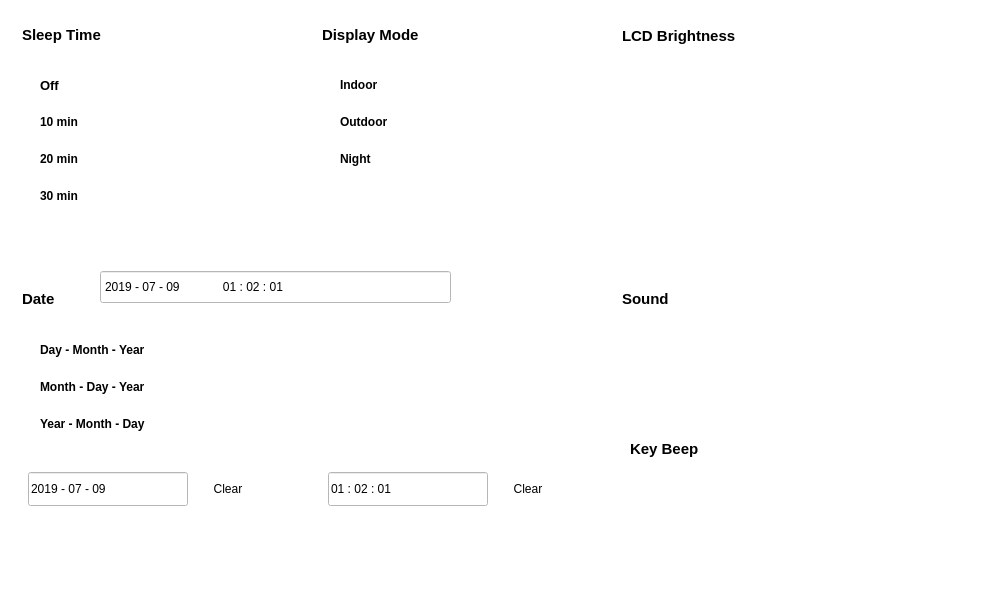
<?xml version="1.0" encoding="UTF-8"?>
<ui version="4.0">
 <class>dsdtset</class>
 <widget class="QWidget" name="dsdtset">
  <property name="geometry">
   <rect>
    <x>0</x>
    <y>0</y>
    <width>996</width>
    <height>598</height>
   </rect>
  </property>
  <property name="windowTitle">
   <string>Form</string>
  </property>
  <property name="styleSheet">
   <string notr="true">background-color: rgba(255, 255, 255,1);</string>
  </property>
  <property name="pltdismode" stdset="0">
   <string>indoor</string>
  </property>
  <widget class="QWidget" name="widget_2" native="true">
   <property name="geometry">
    <rect>
     <x>0</x>
     <y>0</y>
     <width>996</width>
     <height>598</height>
    </rect>
   </property>
   <property name="styleSheet">
    <string notr="true">QLabel{font: 11pt &quot;Arial&quot;;font-weight:Bold;}
QPushButton{border: none;}

#horizontalSlider_2::groove:horizontal {
border: flat;
background: transparent;
height: 40px;
}
#horizontalSlider_2{
   border: flat;
background-color: transparent;
}
#horizontalSlider_2::handle:horizontal {
border: flat;
width: 14px;
height:35px;
margin-top: 2px;
}
#dsdtset[pltdismode=&quot;night&quot;] #widget_2
{	
background-color: rgb(0, 0, 0);
}
#dsdtset[pltdismode=&quot;indoor&quot;] #widget_2
{	
background-color:white;
}</string>
   </property>
   <widget class="Line" name="line_4">
    <property name="geometry">
     <rect>
      <x>22</x>
      <y>47</y>
      <width>250</width>
      <height>2</height>
     </rect>
    </property>
    <property name="styleSheet">
     <string notr="true">#dsdtset[pltdismode=&quot;indoor&quot;] #line_4
 {
background-color:rgba(6,62,97,1);	
}
#dsdtset[pltdismode=&quot;night&quot;] #line_4
 {
background-color:rgba(7,97,116,1);
}</string>
    </property>
    <property name="lineWidth">
     <number>0</number>
    </property>
    <property name="orientation">
     <enum>Qt::Horizontal</enum>
    </property>
   </widget>
   <widget class="QLabel" name="label_4">
    <property name="geometry">
     <rect>
      <x>22</x>
      <y>26</y>
      <width>153</width>
      <height>17</height>
     </rect>
    </property>
    <property name="font">
     <font>
      <family>Arial</family>
      <pointsize>11</pointsize>
      <weight>75</weight>
      <italic>false</italic>
      <bold>true</bold>
     </font>
    </property>
    <property name="styleSheet">
     <string notr="true">#dsdtset[pltdismode=&quot;indoor&quot;] QLabel 
 {
color:rgba(6,62,97,1);
	background-color: white;
}
#dsdtset[pltdismode=&quot;night&quot;] QLabel 
 {
color:rgba(7,97,116,1);
	background-color: black;
}</string>
    </property>
    <property name="text">
     <string>Sleep Time</string>
    </property>
   </widget>
   <widget class="Line" name="line_5">
    <property name="geometry">
     <rect>
      <x>322</x>
      <y>47</y>
      <width>250</width>
      <height>2</height>
     </rect>
    </property>
    <property name="styleSheet">
     <string notr="true">#dsdtset[pltdismode=&quot;indoor&quot;] #line_5
 {
background-color:rgba(6,62,97,1);	
}
#dsdtset[pltdismode=&quot;night&quot;] #line_5
 {
background-color:rgba(7,97,116,1);
}</string>
    </property>
    <property name="lineWidth">
     <number>0</number>
    </property>
    <property name="orientation">
     <enum>Qt::Horizontal</enum>
    </property>
   </widget>
   <widget class="QLabel" name="label_5">
    <property name="geometry">
     <rect>
      <x>322</x>
      <y>26</y>
      <width>111</width>
      <height>17</height>
     </rect>
    </property>
    <property name="font">
     <font>
      <family>Arial</family>
      <pointsize>11</pointsize>
      <weight>75</weight>
      <italic>false</italic>
      <bold>true</bold>
     </font>
    </property>
    <property name="styleSheet">
     <string notr="true">#dsdtset[pltdismode=&quot;indoor&quot;] QLabel 
 {
color:rgba(6,62,97,1);
	background-color: white;
}
#dsdtset[pltdismode=&quot;night&quot;] QLabel 
 {
color:rgba(7,97,116,1);
	background-color: black;
}</string>
    </property>
    <property name="text">
     <string>Display Mode</string>
    </property>
   </widget>
   <widget class="Line" name="line_6">
    <property name="geometry">
     <rect>
      <x>622</x>
      <y>47</y>
      <width>250</width>
      <height>2</height>
     </rect>
    </property>
    <property name="styleSheet">
     <string notr="true">#dsdtset[pltdismode=&quot;indoor&quot;] #line_6
 {
background-color:rgba(6,62,97,1);	
}
#dsdtset[pltdismode=&quot;night&quot;] #line_6
 {
background-color:rgba(7,97,116,1);
}</string>
    </property>
    <property name="lineWidth">
     <number>0</number>
    </property>
    <property name="orientation">
     <enum>Qt::Horizontal</enum>
    </property>
   </widget>
   <widget class="QLabel" name="label_6">
    <property name="geometry">
     <rect>
      <x>622</x>
      <y>27</y>
      <width>161</width>
      <height>17</height>
     </rect>
    </property>
    <property name="font">
     <font>
      <family>Arial</family>
      <pointsize>11</pointsize>
      <weight>75</weight>
      <italic>false</italic>
      <bold>true</bold>
     </font>
    </property>
    <property name="styleSheet">
     <string notr="true">#dsdtset[pltdismode=&quot;indoor&quot;] QLabel 
 {
color:rgba(6,62,97,1);
	background-color: white;
}
#dsdtset[pltdismode=&quot;night&quot;] QLabel 
 {
color:rgba(7,97,116,1);
	background-color: black;
}</string>
    </property>
    <property name="text">
     <string>LCD Brightness</string>
    </property>
   </widget>
   <widget class="Line" name="line_7">
    <property name="geometry">
     <rect>
      <x>22</x>
      <y>311</y>
      <width>250</width>
      <height>2</height>
     </rect>
    </property>
    <property name="styleSheet">
     <string notr="true">#dsdtset[pltdismode=&quot;indoor&quot;] #line_7
 {
background-color:rgba(6,62,97,1);	
}
#dsdtset[pltdismode=&quot;night&quot;] #line_7
 {
background-color:rgba(7,97,116,1);
}</string>
    </property>
    <property name="lineWidth">
     <number>0</number>
    </property>
    <property name="orientation">
     <enum>Qt::Horizontal</enum>
    </property>
   </widget>
   <widget class="QLabel" name="label_7">
    <property name="geometry">
     <rect>
      <x>22</x>
      <y>290</y>
      <width>61</width>
      <height>17</height>
     </rect>
    </property>
    <property name="font">
     <font>
      <family>Arial</family>
      <pointsize>11</pointsize>
      <weight>75</weight>
      <italic>false</italic>
      <bold>true</bold>
     </font>
    </property>
    <property name="styleSheet">
     <string notr="true">#dsdtset[pltdismode=&quot;indoor&quot;] QLabel 
 {
color:rgba(6,62,97,1);
	background-color: white;
}
#dsdtset[pltdismode=&quot;night&quot;] QLabel 
 {
color:rgba(7,97,116,1);
	background-color: black;
}</string>
    </property>
    <property name="text">
     <string>Date</string>
    </property>
   </widget>
   <widget class="QPushButton" name="pushButton_7">
    <property name="geometry">
     <rect>
      <x>30</x>
      <y>68</y>
      <width>160</width>
      <height>34</height>
     </rect>
    </property>
    <property name="font">
     <font>
      <family>Arial</family>
      <pointsize>10</pointsize>
      <weight>75</weight>
      <italic>false</italic>
      <bold>true</bold>
     </font>
    </property>
    <property name="layoutDirection">
     <enum>Qt::LeftToRight</enum>
    </property>
    <property name="styleSheet">
     <string notr="true">#dsdtset[pltdismode=&quot;indoor&quot;] QPushButton
{
color: rgb(105, 105, 105);
background-color: rgb(211, 211, 211);
}
#dsdtset[pltdismode=&quot;night&quot;] QPushButton
{
color: rgb(250,218,166);
background-color: rgb(24,23,20);
}
#dsdtset[pltdismode=&quot;indoor&quot;] QPushButton:checked
{
background-color: rgb(255, 181, 0);
color: rgb(57, 57, 57);
}
#dsdtset[pltdismode=&quot;night&quot;] QPushButton:checked
{
background-color: rgb(255, 156, 0);
color: rgb(0, 0, 0);
}
QPushButton{
padding-left:10px;text-align:left;
font: 10pt &quot;Arial&quot;;
font-weight:Bold;
}</string>
    </property>
    <property name="text">
     <string>Off</string>
    </property>
    <property name="checkable">
     <bool>true</bool>
    </property>
    <property name="checked">
     <bool>true</bool>
    </property>
    <attribute name="buttonGroup">
     <string notr="true">buttonGroup_2</string>
    </attribute>
   </widget>
   <widget class="QPushButton" name="pushButton_8">
    <property name="geometry">
     <rect>
      <x>30</x>
      <y>105</y>
      <width>160</width>
      <height>34</height>
     </rect>
    </property>
    <property name="styleSheet">
     <string notr="true">#dsdtset[pltdismode=&quot;indoor&quot;] QPushButton
{
color: rgb(105, 105, 105);
background-color: rgb(211, 211, 211);
}
#dsdtset[pltdismode=&quot;night&quot;] QPushButton
{
color: rgb(250,218,166);
background-color: rgb(24,23,20);
}
#dsdtset[pltdismode=&quot;indoor&quot;] QPushButton:checked
{
background-color: rgb(255, 181, 0);
color: rgb(57, 57, 57);
}
#dsdtset[pltdismode=&quot;night&quot;] QPushButton:checked
{
background-color: rgb(255, 156, 0);
color: rgb(0, 0, 0);
}
QPushButton{
padding-left:10px;text-align:left;
font: 10pt &quot;Arial&quot;;
font-weight:Bold;
}</string>
    </property>
    <property name="text">
     <string>10 min</string>
    </property>
    <property name="checkable">
     <bool>true</bool>
    </property>
    <attribute name="buttonGroup">
     <string notr="true">buttonGroup_2</string>
    </attribute>
   </widget>
   <widget class="QPushButton" name="pushButton_9">
    <property name="geometry">
     <rect>
      <x>30</x>
      <y>142</y>
      <width>160</width>
      <height>34</height>
     </rect>
    </property>
    <property name="styleSheet">
     <string notr="true">#dsdtset[pltdismode=&quot;indoor&quot;] QPushButton
{
color: rgb(105, 105, 105);
background-color: rgb(211, 211, 211);
}
#dsdtset[pltdismode=&quot;night&quot;] QPushButton
{
color: rgb(250,218,166);
background-color: rgb(24,23,20);
}
#dsdtset[pltdismode=&quot;indoor&quot;] QPushButton:checked
{
background-color: rgb(255, 181, 0);
color: rgb(57, 57, 57);
}
#dsdtset[pltdismode=&quot;night&quot;] QPushButton:checked
{
background-color: rgb(255, 156, 0);
color: rgb(0, 0, 0);
}
QPushButton{
padding-left:10px;text-align:left;
font: 10pt &quot;Arial&quot;;
font-weight:Bold;
}</string>
    </property>
    <property name="text">
     <string>20 min</string>
    </property>
    <property name="checkable">
     <bool>true</bool>
    </property>
    <attribute name="buttonGroup">
     <string notr="true">buttonGroup_2</string>
    </attribute>
   </widget>
   <widget class="QPushButton" name="pushButton_10">
    <property name="geometry">
     <rect>
      <x>30</x>
      <y>179</y>
      <width>160</width>
      <height>34</height>
     </rect>
    </property>
    <property name="styleSheet">
     <string notr="true">#dsdtset[pltdismode=&quot;indoor&quot;] QPushButton
{
color: rgb(105, 105, 105);
background-color: rgb(211, 211, 211);
}
#dsdtset[pltdismode=&quot;night&quot;] QPushButton
{
color: rgb(250,218,166);
background-color: rgb(24,23,20);
}
#dsdtset[pltdismode=&quot;indoor&quot;] QPushButton:checked
{
background-color: rgb(255, 181, 0);
color: rgb(57, 57, 57);
}
#dsdtset[pltdismode=&quot;night&quot;] QPushButton:checked
{
background-color: rgb(255, 156, 0);
color: rgb(0, 0, 0);
}
QPushButton{
padding-left:10px;text-align:left;
font: 10pt &quot;Arial&quot;;
font-weight:Bold;
}</string>
    </property>
    <property name="text">
     <string>30 min</string>
    </property>
    <property name="checkable">
     <bool>true</bool>
    </property>
    <attribute name="buttonGroup">
     <string notr="true">buttonGroup_2</string>
    </attribute>
   </widget>
   <widget class="QPushButton" name="pushButton_12">
    <property name="geometry">
     <rect>
      <x>330</x>
      <y>68</y>
      <width>160</width>
      <height>34</height>
     </rect>
    </property>
    <property name="styleSheet">
     <string notr="true">#dsdtset[pltdismode=&quot;indoor&quot;] QPushButton
{
color: rgb(105, 105, 105);
background-color: rgb(211, 211, 211);
}
#dsdtset[pltdismode=&quot;night&quot;] QPushButton
{
color: rgb(250,218,166);
background-color: rgb(24,23,20);
}
#dsdtset[pltdismode=&quot;indoor&quot;] QPushButton:checked
{
background-color: rgb(255, 181, 0);
color: rgb(57, 57, 57);
}
#dsdtset[pltdismode=&quot;night&quot;] QPushButton:checked
{
background-color: rgb(255, 156, 0);
color: rgb(0, 0, 0);
}
QPushButton{
padding-left:10px;text-align:left;
font: 10pt &quot;Arial&quot;;
font-weight:Bold;
}</string>
    </property>
    <property name="text">
     <string>Indoor</string>
    </property>
    <property name="checkable">
     <bool>true</bool>
    </property>
    <property name="checked">
     <bool>true</bool>
    </property>
    <attribute name="buttonGroup">
     <string notr="true">buttonGroup_3</string>
    </attribute>
   </widget>
   <widget class="QPushButton" name="pushButton_13">
    <property name="geometry">
     <rect>
      <x>330</x>
      <y>105</y>
      <width>160</width>
      <height>34</height>
     </rect>
    </property>
    <property name="styleSheet">
     <string notr="true">#dsdtset[pltdismode=&quot;indoor&quot;] QPushButton
{
color: rgb(105, 105, 105);
background-color: rgb(211, 211, 211);
}
#dsdtset[pltdismode=&quot;night&quot;] QPushButton
{
color: rgb(250,218,166);
background-color: rgb(24,23,20);
}
#dsdtset[pltdismode=&quot;indoor&quot;] QPushButton:checked
{
background-color: rgb(255, 181, 0);
color: rgb(57, 57, 57);
}
#dsdtset[pltdismode=&quot;night&quot;] QPushButton:checked
{
background-color: rgb(255, 156, 0);
color: rgb(0, 0, 0);
}
QPushButton{
padding-left:10px;text-align:left;
font: 10pt &quot;Arial&quot;;
font-weight:Bold;
}</string>
    </property>
    <property name="text">
     <string>Outdoor</string>
    </property>
    <property name="checkable">
     <bool>true</bool>
    </property>
    <attribute name="buttonGroup">
     <string notr="true">buttonGroup_3</string>
    </attribute>
   </widget>
   <widget class="QPushButton" name="pushButton_14">
    <property name="geometry">
     <rect>
      <x>330</x>
      <y>142</y>
      <width>160</width>
      <height>34</height>
     </rect>
    </property>
    <property name="styleSheet">
     <string notr="true">#dsdtset[pltdismode=&quot;indoor&quot;] QPushButton
{
color: rgb(105, 105, 105);
background-color: rgb(211, 211, 211);
}
#dsdtset[pltdismode=&quot;night&quot;] QPushButton
{
color: rgb(250,218,166);
background-color: rgb(24,23,20);
}
#dsdtset[pltdismode=&quot;indoor&quot;] QPushButton:checked
{
background-color: rgb(255, 181, 0);
color: rgb(57, 57, 57);
}
#dsdtset[pltdismode=&quot;night&quot;] QPushButton:checked
{
background-color: rgb(255, 156, 0);
color: rgb(0, 0, 0);
}
QPushButton{
padding-left:10px;text-align:left;
font: 10pt &quot;Arial&quot;;
font-weight:Bold;
}</string>
    </property>
    <property name="text">
     <string>Night</string>
    </property>
    <property name="checkable">
     <bool>true</bool>
    </property>
    <attribute name="buttonGroup">
     <string notr="true">buttonGroup_3</string>
    </attribute>
   </widget>
   <widget class="QLabel" name="label_9">
    <property name="geometry">
     <rect>
      <x>622</x>
      <y>290</y>
      <width>77</width>
      <height>17</height>
     </rect>
    </property>
    <property name="font">
     <font>
      <family>Arial</family>
      <pointsize>11</pointsize>
      <weight>75</weight>
      <italic>false</italic>
      <bold>true</bold>
     </font>
    </property>
    <property name="styleSheet">
     <string notr="true"> #dsdtset[pltdismode=&quot;indoor&quot;] QLabel 
 {
color:rgba(6,62,97,1);
	background-color: white;
}
#dsdtset[pltdismode=&quot;night&quot;] QLabel 
 {
color:rgba(7,97,116,1);
	background-color: black;
}</string>
    </property>
    <property name="text">
     <string>Sound</string>
    </property>
   </widget>
   <widget class="Line" name="line_9">
    <property name="geometry">
     <rect>
      <x>622</x>
      <y>311</y>
      <width>250</width>
      <height>2</height>
     </rect>
    </property>
    <property name="styleSheet">
     <string notr="true">#dsdtset[pltdismode=&quot;indoor&quot;] #line_9
 {
background-color:rgba(6,62,97,1);	
}
#dsdtset[pltdismode=&quot;night&quot;] #line_9
 {
background-color:rgba(7,97,116,1);
}</string>
    </property>
    <property name="lineWidth">
     <number>0</number>
    </property>
    <property name="orientation">
     <enum>Qt::Horizontal</enum>
    </property>
   </widget>
   <widget class="QPushButton" name="soundswithbtn">
    <property name="geometry">
     <rect>
      <x>630</x>
      <y>346</y>
      <width>46</width>
      <height>46</height>
     </rect>
    </property>
    <property name="layoutDirection">
     <enum>Qt::LeftToRight</enum>
    </property>
    <property name="styleSheet">
     <string notr="true">QPushButton
{
	border-image: url(:/bit/image/icn_sound.png);
}</string>
    </property>
    <property name="text">
     <string/>
    </property>
   </widget>
   <widget class="QSlider" name="horizontalSlider">
    <property name="geometry">
     <rect>
      <x>630</x>
      <y>69</y>
      <width>250</width>
      <height>40</height>
     </rect>
    </property>
    <property name="styleSheet">
     <string notr="true">#dsdtset[pltdismode=&quot;indoor&quot;] QSlider
{border-image: url(:/bit/image/brightness_bar.png);}
#dsdtset[pltdismode=&quot;night&quot;] QSlider
{border-image: url(:/bit/image/brightness_night_bar.png);}

QSlider::groove:horizontal {
/*border: 1px solid #bbb;*/
background: transparent;
height: 40px;
border-radius: 4px;
}
#dsdtset[pltdismode=&quot;indoor&quot;] QSlider::handle:horizontal {
border: flat;
width: 7px;
height:35px;
margin-top: 2px;
background-image: url(:/bit/image/handler_nor.png);
}
#dsdtset[pltdismode=&quot;indoor&quot;] QSlider::handle:horizontal:pressed{
background-image: url(:/bit/image/handler_click.png);
}

#dsdtset[pltdismode=&quot;night&quot;] QSlider::handle:horizontal {
border: flat;
width: 7px;
height:35px;
margin-top: 2px;
background-image: url(:/bit/image/hand_night_nor.png);
}
#dsdtset[pltdismode=&quot;night&quot;] QSlider::handle:horizontal:pressed{
background-image: url(:/bit/image/hand_night_click.png);
}</string>
    </property>
    <property name="minimum">
     <number>1</number>
    </property>
    <property name="maximum">
     <number>5</number>
    </property>
    <property name="pageStep">
     <number>1</number>
    </property>
    <property name="value">
     <number>2</number>
    </property>
    <property name="orientation">
     <enum>Qt::Horizontal</enum>
    </property>
    <property name="tickPosition">
     <enum>QSlider::NoTicks</enum>
    </property>
    <property name="tickInterval">
     <number>0</number>
    </property>
   </widget>
   <widget class="QPushButton" name="date1btn">
    <property name="geometry">
     <rect>
      <x>30</x>
      <y>333</y>
      <width>160</width>
      <height>34</height>
     </rect>
    </property>
    <property name="styleSheet">
     <string notr="true">#dsdtset[pltdismode=&quot;indoor&quot;] QPushButton
{
color: rgb(105, 105, 105);
background-color: rgb(211, 211, 211);
}
#dsdtset[pltdismode=&quot;night&quot;] QPushButton
{
color: rgb(250,218,166);
background-color: rgb(24,23,20);
}
#dsdtset[pltdismode=&quot;indoor&quot;] QPushButton:checked
{
background-color: rgb(255, 181, 0);
color: rgb(57, 57, 57);
}
#dsdtset[pltdismode=&quot;night&quot;] QPushButton:checked
{
background-color: rgb(255, 156, 0);
color: rgb(0, 0, 0);
}
QPushButton{
padding-left:10px;text-align:left;
font: 10pt &quot;Arial&quot;;
font-weight:Bold;
}</string>
    </property>
    <property name="text">
     <string>Day - Month - Year</string>
    </property>
    <property name="checkable">
     <bool>true</bool>
    </property>
    <attribute name="buttonGroup">
     <string notr="true">buttonGroup</string>
    </attribute>
   </widget>
   <widget class="QPushButton" name="date2btn">
    <property name="geometry">
     <rect>
      <x>30</x>
      <y>370</y>
      <width>160</width>
      <height>34</height>
     </rect>
    </property>
    <property name="styleSheet">
     <string notr="true">#dsdtset[pltdismode=&quot;indoor&quot;] QPushButton
{
color: rgb(105, 105, 105);
background-color: rgb(211, 211, 211);
}
#dsdtset[pltdismode=&quot;night&quot;] QPushButton
{
color: rgb(250,218,166);
background-color: rgb(24,23,20);
}
#dsdtset[pltdismode=&quot;indoor&quot;] QPushButton:checked
{
background-color: rgb(255, 181, 0);
color: rgb(57, 57, 57);
}
#dsdtset[pltdismode=&quot;night&quot;] QPushButton:checked
{
background-color: rgb(255, 156, 0);
color: rgb(0, 0, 0);
}
QPushButton{
padding-left:10px;text-align:left;
font: 10pt &quot;Arial&quot;;
font-weight:Bold;
}</string>
    </property>
    <property name="text">
     <string>Month - Day - Year</string>
    </property>
    <property name="checkable">
     <bool>true</bool>
    </property>
    <attribute name="buttonGroup">
     <string notr="true">buttonGroup</string>
    </attribute>
   </widget>
   <widget class="QPushButton" name="date3btn">
    <property name="geometry">
     <rect>
      <x>30</x>
      <y>407</y>
      <width>160</width>
      <height>34</height>
     </rect>
    </property>
    <property name="styleSheet">
     <string notr="true">#dsdtset[pltdismode=&quot;indoor&quot;] QPushButton
{
color: rgb(105, 105, 105);
background-color: rgb(211, 211, 211);
}
#dsdtset[pltdismode=&quot;night&quot;] QPushButton
{
color: rgb(250,218,166);
background-color: rgb(24,23,20);
}
#dsdtset[pltdismode=&quot;indoor&quot;] QPushButton:checked
{
background-color: rgb(255, 181, 0);
color: rgb(57, 57, 57);
}
#dsdtset[pltdismode=&quot;night&quot;] QPushButton:checked
{
background-color: rgb(255, 156, 0);
color: rgb(0, 0, 0);
}
QPushButton{
padding-left:10px;text-align:left;
font: 10pt &quot;Arial&quot;;
font-weight:Bold;
}</string>
    </property>
    <property name="text">
     <string>Year - Month - Day</string>
    </property>
    <property name="checkable">
     <bool>true</bool>
    </property>
    <property name="checked">
     <bool>true</bool>
    </property>
    <attribute name="buttonGroup">
     <string notr="true">buttonGroup</string>
    </attribute>
   </widget>
   <widget class="QLabel" name="label_2">
    <property name="geometry">
     <rect>
      <x>90</x>
      <y>270</y>
      <width>462</width>
      <height>34</height>
     </rect>
    </property>
    <property name="styleSheet">
     <string notr="true">#dsdtset[pltdismode=&quot;indoor&quot;] QLabel
{
border-image: url(:/bit/image/input_w462_nor.png);
}
#dsdtset[pltdismode=&quot;night&quot;] QLabel
{
border-image: url(:/bit/image/tt_night.png);
}</string>
    </property>
    <property name="text">
     <string/>
    </property>
   </widget>
   <widget class="QPushButton" name="datesurebtn">
    <property name="geometry">
     <rect>
      <x>470</x>
      <y>270</y>
      <width>80</width>
      <height>34</height>
     </rect>
    </property>
    <property name="font">
     <font>
      <family>Arial</family>
      <pointsize>-1</pointsize>
      <weight>50</weight>
      <italic>false</italic>
      <bold>false</bold>
     </font>
    </property>
    <property name="styleSheet">
     <string notr="true">font: 15px &quot;Arial&quot;;
color: rgb(255, 255, 255);
background-color: transparent;
</string>
    </property>
    <property name="text">
     <string>Ok</string>
    </property>
    <property name="flat">
     <bool>true</bool>
    </property>
   </widget>
   <widget class="QSlider" name="horizontalSlider_2">
    <property name="geometry">
     <rect>
      <x>676</x>
      <y>333</y>
      <width>190</width>
      <height>48</height>
     </rect>
    </property>
    <property name="styleSheet">
     <string notr="true">#dsdtset[pltdismode=&quot;indoor&quot;] #horizontalSlider_2
{
	background-image: url(:/bit/image/sound_3.png);
}
#dsdtset[pltdismode=&quot;night&quot;] #horizontalSlider_2
{
	background-image: url(:/bit/image/VOICE3.png);
}</string>
    </property>
    <property name="maximum">
     <number>9</number>
    </property>
    <property name="pageStep">
     <number>1</number>
    </property>
    <property name="value">
     <number>4</number>
    </property>
    <property name="orientation">
     <enum>Qt::Horizontal</enum>
    </property>
   </widget>
   <widget class="QPushButton" name="keybeepbtn">
    <property name="geometry">
     <rect>
      <x>630</x>
      <y>470</y>
      <width>90</width>
      <height>30</height>
     </rect>
    </property>
    <property name="styleSheet">
     <string notr="true">QPushButton
{
	background-image: url(:/bit/image/btn_radio_off_w90.png);
border-style: flat;
	background-color: transparent;
}

</string>
    </property>
    <property name="text">
     <string/>
    </property>
    <property name="flat">
     <bool>false</bool>
    </property>
   </widget>
   <widget class="QLabel" name="label_10">
    <property name="geometry">
     <rect>
      <x>630</x>
      <y>440</y>
      <width>77</width>
      <height>17</height>
     </rect>
    </property>
    <property name="font">
     <font>
      <family>Arial</family>
      <pointsize>11</pointsize>
      <weight>75</weight>
      <italic>false</italic>
      <bold>true</bold>
     </font>
    </property>
    <property name="styleSheet">
     <string notr="true"> #dsdtset[pltdismode=&quot;indoor&quot;] QLabel 
 {
color:rgba(6,62,97,1);
	background-color: white;
}
#dsdtset[pltdismode=&quot;night&quot;] QLabel 
 {
color:rgba(7,97,116,1);
	background-color: black;
}</string>
    </property>
    <property name="text">
     <string>Key Beep</string>
    </property>
   </widget>
   <widget class="QDateTimeEdit" name="dateTimeEdit">
    <property name="geometry">
     <rect>
      <x>100</x>
      <y>270</y>
      <width>351</width>
      <height>34</height>
     </rect>
    </property>
    <property name="cursor">
     <cursorShape>BlankCursor</cursorShape>
    </property>
    <property name="focusPolicy">
     <enum>Qt::WheelFocus</enum>
    </property>
    <property name="styleSheet">
     <string notr="true">#dsdtset[pltdismode=&quot;indoor&quot;] #dateTimeEdit
{
font: 18px &quot;Arial&quot;;
color: rgb(0, 42, 94);
background-color: transparent;
border-style:flat;
}
#dsdtset[pltdismode=&quot;night&quot;] #dateTimeEdit
{
font: 18px &quot;Arial&quot;;
color: rgb(7, 97, 116);
background-color:transparent;
border-style:flat;
}</string>
    </property>
    <property name="buttonSymbols">
     <enum>QAbstractSpinBox::NoButtons</enum>
    </property>
    <property name="date">
     <date>
      <year>2019</year>
      <month>7</month>
      <day>9</day>
     </date>
    </property>
    <property name="time">
     <time>
      <hour>1</hour>
      <minute>2</minute>
      <second>1</second>
     </time>
    </property>
    <property name="minimumTime">
     <time>
      <hour>12</hour>
      <minute>0</minute>
      <second>0</second>
     </time>
    </property>
    <property name="currentSection">
     <enum>QDateTimeEdit::YearSection</enum>
    </property>
    <property name="displayFormat">
     <string>yyyy - MM - dd             hh : mm : ss</string>
    </property>
    <property name="calendarPopup">
     <bool>false</bool>
    </property>
   </widget>
   <widget class="QPushButton" name="pushButton">
    <property name="geometry">
     <rect>
      <x>188</x>
      <y>472</y>
      <width>80</width>
      <height>34</height>
     </rect>
    </property>
    <property name="styleSheet">
     <string notr="true">#dsdtset[pltdismode=&quot;indoor&quot;] QPushButton
{
	font:75 15px &quot;Arial&quot;;
	color:white;
	border-image: url(:/bit/image/keyBoard/night/btn_w70_normal.png);
}
QPushButton:pressed
{
	border-image: url(:/bit/image/keyBoard/indoor/btn_w55_click.png);
}

#dsdtset[pltdismode=&quot;night&quot;] QPushButton
{
	font:75 15px &quot;Arial&quot;;
	color: rgb(250,218,166);
	border-image: url(:/bit/image/click_night.png);
}</string>
    </property>
    <property name="text">
     <string>Clear</string>
    </property>
    <property name="flat">
     <bool>false</bool>
    </property>
   </widget>
   <widget class="QPushButton" name="pushButton_2">
    <property name="geometry">
     <rect>
      <x>488</x>
      <y>472</y>
      <width>80</width>
      <height>34</height>
     </rect>
    </property>
    <property name="styleSheet">
     <string notr="true">#dsdtset[pltdismode=&quot;indoor&quot;] QPushButton
{
	font:75 15px &quot;Arial&quot;;
	color:white;
	border-image: url(:/bit/image/keyBoard/night/btn_w70_normal.png);
}
QPushButton:pressed
{
	border-image: url(:/bit/image/keyBoard/indoor/btn_w55_click.png);
}

#dsdtset[pltdismode=&quot;night&quot;] QPushButton
{
	font:75 15px &quot;Arial&quot;;
	color: rgb(250,218,166);
	border-image: url(:/bit/image/click_night.png);
}</string>
    </property>
    <property name="text">
     <string>Clear</string>
    </property>
   </widget>
   <widget class="focuslinedit" name="DateEdit">
    <property name="geometry">
     <rect>
      <x>28</x>
      <y>472</y>
      <width>160</width>
      <height>34</height>
     </rect>
    </property>
    <property name="styleSheet">
     <string notr="true">#dsdtset[pltdismode=&quot;indoor&quot;] QLineEdit
{
font:75 18px &quot;Arial&quot;;
border-image: url(:/bit/image/input_box_w180.png);
padding-left:10px;
color: rgba(0, 42, 94, 1);
}
#dsdtset[pltdismode=&quot;outdoor&quot;] QLineEdit
{
font:75 18px &quot;Arial&quot;;
border-image: url(:/bit/image/input_box_w180.png);
padding-left:10px;
color: rgba(0, 42, 94, 1);
}
#dsdtset[pltdismode=&quot;night&quot;] QLineEdit
{
border-image: url(:/bit/image/input_box_night.png);
font:75 18px &quot;Arial&quot;;
padding-left:10px;
color: rgba(7,97,116, 1);
}</string>
    </property>
    <property name="text">
     <string>2019 - 07 - 09</string>
    </property>
    <property name="readOnly">
     <bool>true</bool>
    </property>
   </widget>
   <widget class="focuslinedit" name="TimeEdit">
    <property name="geometry">
     <rect>
      <x>328</x>
      <y>472</y>
      <width>160</width>
      <height>34</height>
     </rect>
    </property>
    <property name="styleSheet">
     <string notr="true">#dsdtset[pltdismode=&quot;indoor&quot;] QLineEdit
{
font:75 18px &quot;Arial&quot;;
border-image: url(:/bit/image/input_box_w180.png);
padding-left:10px;
color: rgba(0, 42, 94, 1);
}
#dsdtset[pltdismode=&quot;outdoor&quot;] QLineEdit
{
font:75 18px &quot;Arial&quot;;
border-image: url(:/bit/image/input_box_w180.png);
padding-left:10px;
color: rgba(0, 42, 94, 1);
}
#dsdtset[pltdismode=&quot;night&quot;] QLineEdit
{
font:75 18px &quot;Arial&quot;;
border-image: url(:/bit/image/input_box_night.png);
padding-left:10px;
color: rgba(7,97,116, 1);
}</string>
    </property>
    <property name="text">
     <string>01 : 02 : 01</string>
    </property>
    <property name="readOnly">
     <bool>true</bool>
    </property>
   </widget>
  </widget>
 </widget>
 <customwidgets>
  <customwidget>
   <class>focuslinedit</class>
   <extends>QLineEdit</extends>
   <header location="global">focuslinedit.h</header>
   <slots>
    <signal>loseFocus()</signal>
    <signal>clicked()</signal>
   </slots>
  </customwidget>
 </customwidgets>
 <resources/>
 <connections/>
 <buttongroups>
  <buttongroup name="buttonGroup"/>
  <buttongroup name="buttonGroup_3"/>
  <buttongroup name="buttonGroup_2"/>
 </buttongroups>
</ui>
